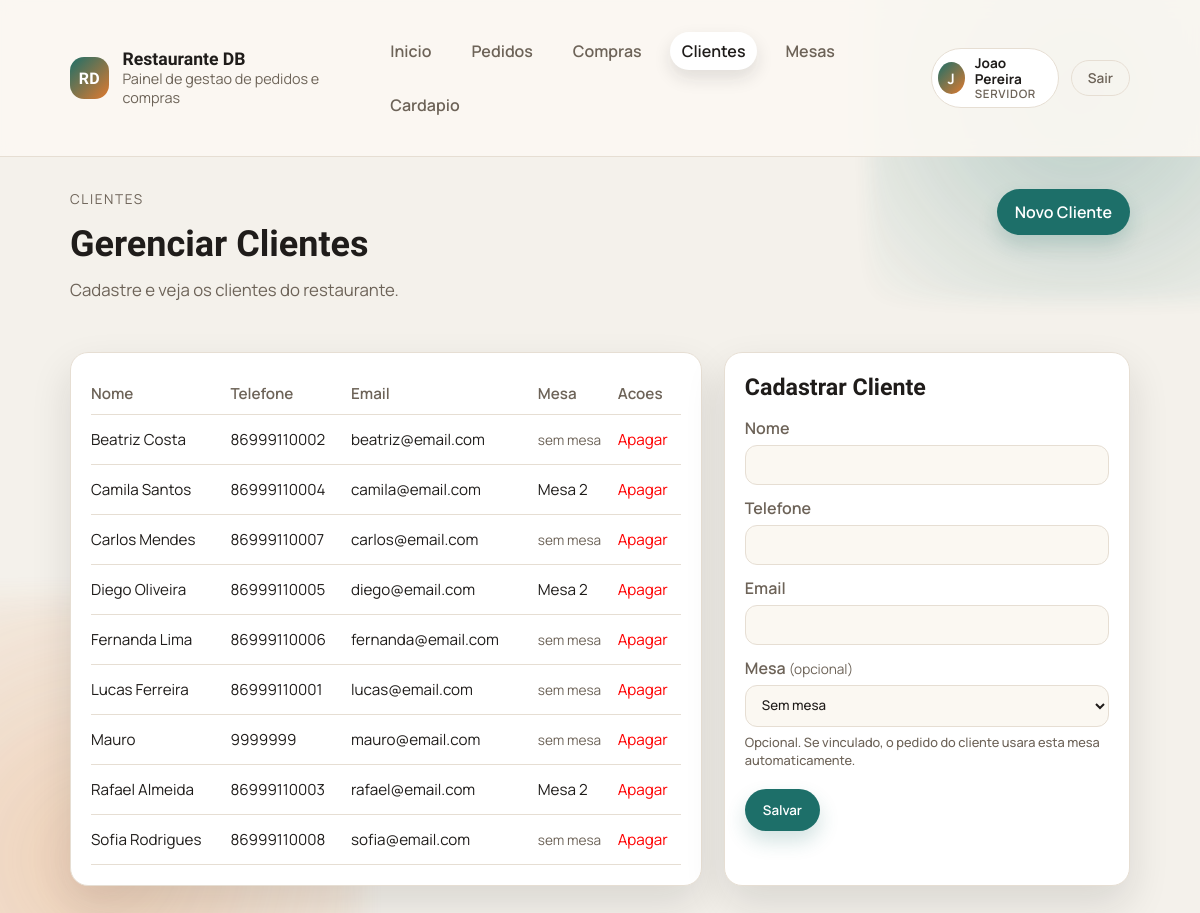
Page /cliente (signed in) on the committed database.
### tables this page shows
CREATE TABLE usuarios (
    id_usuario INTEGER PRIMARY KEY AUTOINCREMENT,
    nome TEXT NOT NULL,
    usuario TEXT NOT NULL UNIQUE,
    senha TEXT NOT NULL,
    perfil TEXT NOT NULL DEFAULT 'servidor' CHECK (perfil IN ('admin','servidor')),
    ativo INTEGER NOT NULL DEFAULT 1 CHECK (ativo IN (0,1)),
    data_cadastro TEXT DEFAULT CURRENT_TIMESTAMP
);

CREATE TABLE clientes (
    id_cliente INTEGER PRIMARY KEY AUTOINCREMENT,
    nome TEXT NOT NULL,
    telefone TEXT,
    email TEXT,
    data_cadastro TEXT DEFAULT CURRENT_TIMESTAMP
, id_mesa INTEGER REFERENCES mesas(id_mesa) ON DELETE SET NULL);

CREATE TABLE mesas (
    id_mesa INTEGER PRIMARY KEY AUTOINCREMENT,
    numero INTEGER NOT NULL UNIQUE,
    capacidade INTEGER NOT NULL,
    status TEXT NOT NULL DEFAULT 'livre' CHECK (status IN ('livre','ocupada','reservada'))
, id_servidor INTEGER REFERENCES usuarios(id_usuario) ON DELETE SET NULL);

### public/bd/auth.php (called while the page is built, shortened)
<?php
require_once __DIR__ . '/models.php';
function current_user(): ?array
{
    return $_SESSION['usuario'] ?? null;
}
function is_admin(): bool
{
    $user = current_user();
    return $user !== null && $user['perfil'] === 'admin';
}

### public/bd/models.php (called while the page is built, shortened)
<?php
$pdo = null;
function db_connect() {
    global $pdo;
    if (!$pdo) {
        $db_path = __DIR__ . '/../../database.sqlite';
        $pdo = get_sqlite_connection($db_path);
    }
    return $pdo;
}
function get_clientes() {
    $pdo = db_connect();
    $stmt = $pdo->query("SELECT c.*, m.numero as mesa_numero
                         FROM clientes c
                         LEFT JOIN mesas m ON c.id_mesa = m.id_mesa
                         ORDER BY c.nome ASC");
    return $stmt->fetchAll();
}
function get_mesas() {
    $pdo = db_connect();
    $stmt = $pdo->query("SELECT m.*, u.nome as servidor_nome
                         FROM mesas m
                         LEFT JOIN usuarios u ON u.id_usuario = m.id_servidor
                         ORDER BY m.numero ASC");
    return $stmt->fetchAll();
}

### public/templates/cliente.php (the view, shortened to what this page needs)
<?php
require_once __DIR__ . '/../bd/models.php';
$clientes = get_clientes();
$mesas = get_mesas();
?><!doctype html>
<html lang="pt-BR">
<head>
    <link rel="stylesheet" href="/style.css">
</head>
<body>
    <?php $active = '/cliente'; require __DIR__ . '/partials/topbar.php'; ?>
    <main class="container">
        <section class="page-header">
            <div>
                <p class="eyebrow">Clientes</p>
                <h1>Gerenciar Clientes</h1>
                <p class="lead">Cadastre e veja os clientes do restaurante.</p>
            </div>
            <div class="page-actions">
                <a class="button" href="#form-card">Novo Cliente</a>
            </div>
        </section>
        <section class="layout">
            <div class="table-card">
                <table>
                    <thead>
                        <tr>
                            <th>Nome</th>
                            <th>Telefone</th>
                            <th>Email</th>
                            <th>Mesa</th>
                            <th>Acoes</th>
                        </tr>
                    </thead>
                    <tbody>
                        <?php foreach ($clientes as $c): ?>
                        <tr>
                            <td><?= htmlspecialchars((string)$c['nome']) ?></td>
                            <td><?= htmlspecialchars((string)$c['telefone']) ?></td>
                            <td><?= htmlspecialchars((string)$c['email']) ?></td>
                            <td><?= $c['mesa_numero'] !== null ? 'Mesa ' . htmlspecialchars((string)$c['mesa_numero']) : '<span class="cell-sub">sem mesa</span>' ?></td>
                            <td>
                                <form method="POST" action="/" class="inline-form">
                                    <button class="text-link" type="submit" style="color:red" onclick="return confirm('Tem certeza?')">Apagar</button>
                                </form>
                            </td>
                        </tr>
                        <?php endforeach; ?>
                    </tbody>
                </table>
            </div>
            <aside class="form-card" id="form-card">
                <h2>Cadastrar Cliente</h2>
                <form class="stack" method="POST" action="/">
                    <label class="field">
                        <span>Nome</span>
                        <input type="text" name="nome" required>
                    </label>
                    <label class="field">
                        <span>Telefone</span>
                        <input type="text" name="telefone">
                    </label>
                    <label class="field">
                        <span>Email</span>
                        <input type="email" name="email">
                    </label>
                    <label class="field">
                        <span>Mesa <span class="cell-sub" style="font-weight:400;">(opcional)</span></span>
                        <select name="id_mesa">
                            <option value="">Sem mesa</option>
                        </select>
                        <span class="helper">Opcional. Se vinculado, o pedido do cliente usara esta mesa automaticamente.</span>
                    </label>
                    <div class="form-actions">
                        <button class="button" type="submit">Salvar</button>
                    </div>
                </form>
            </aside>
        </section>
    </main>
</body>
</html>

### public/templates/partials/topbar.php (shortened to what this page needs)
<?php
require_once __DIR__ . '/../../bd/auth.php';
$user = current_user();
$active = $active ?? '';
$links = [
    '/' => 'Inicio',
    '/pedido' => 'Pedidos',
    '/compra' => 'Compras',
    '/cliente' => 'Clientes',
];
if (is_admin()) {
    $links['/mesa'] = 'Mesas';
} else {
    $links['/gerenciar-mesa'] = 'Mesas';
}
$links['/cardapio'] = 'Cardapio';
?>
    <header class="topbar">
        <div class="container topbar-inner">
            <div class="brand">
                <span class="brand-mark">RD</span>
                <div>
                    <div class="brand-title">Restaurante DB</div>
                    <div class="brand-sub">Painel de gestao de pedidos e compras</div>
                </div>
            </div>
            <nav class="nav-links">
                <?php foreach ($links as $href => $label): ?>
                <a class="nav-link" href="<?= $href ?>"<?= $href === $active ? ' aria-current="page"' : '' ?>><?= $label ?></a>
                <?php endforeach; ?>
            </nav>
            <?php if ($user): ?>
            <div class="topbar-user">
                <div class="user-chip">
                    <span class="user-avatar"><?= strtoupper(substr((string)$user['nome'], 0, 1)) ?></span>
                    <div class="user-info">
                        <strong><?= htmlspecialchars((string)$user['nome']) ?></strong>
                        <span><?= $user['perfil'] === 'admin' ? 'Gerente' : 'Servidor' ?></span>
                    </div>
                </div>
                <form method="POST" action="/" class="logout-form">
                    <button class="logout-btn" type="submit" title="Sair do sistema">Sair</button>
                </form>
            </div>
            <?php endif; ?>
        </div>
    </header>

### public/templates/cliente.php (style rules this page uses)
.inline-form { display: inline-block; margin: 0; }
.inline-form button { background: none; border: none; padding: 0; cursor: pointer; color: inherit; font: inherit; }

### rows in the picture
usuarios: nome "J", nome "Joao Pereira"
clientes: nome "Beatriz Costa", telefone "86999110002", email "beatriz@email.com", shows "sem mesa"
clientes: nome "Camila Santos", telefone "86999110004", email "camila@email.com", id_mesa.numero "2"
clientes: nome "Carlos Mendes", telefone "86999110007", email "carlos@email.com", shows "sem mesa"
clientes: nome "Diego Oliveira", telefone "86999110005", email "diego@email.com", id_mesa.numero "2"
clientes: nome "Fernanda Lima", telefone "86999110006", email "fernanda@email.com", shows "sem mesa"
clientes: nome "Lucas Ferreira", telefone "86999110001", email "lucas@email.com", shows "sem mesa"
clientes: nome "Mauro", telefone "9999999", email "mauro@email.com", shows "sem mesa"
clientes: nome "Rafael Almeida", telefone "86999110003", email "rafael@email.com", id_mesa.numero "2"
clientes: nome "Sofia Rodrigues", telefone "86999110008", email "sofia@email.com", shows "sem mesa"

### other values in the picture
$label "Inicio"
$label "Pedidos"
$label "Compras"
$label "Clientes"
$label "Mesas"
$label "Cardapio"
